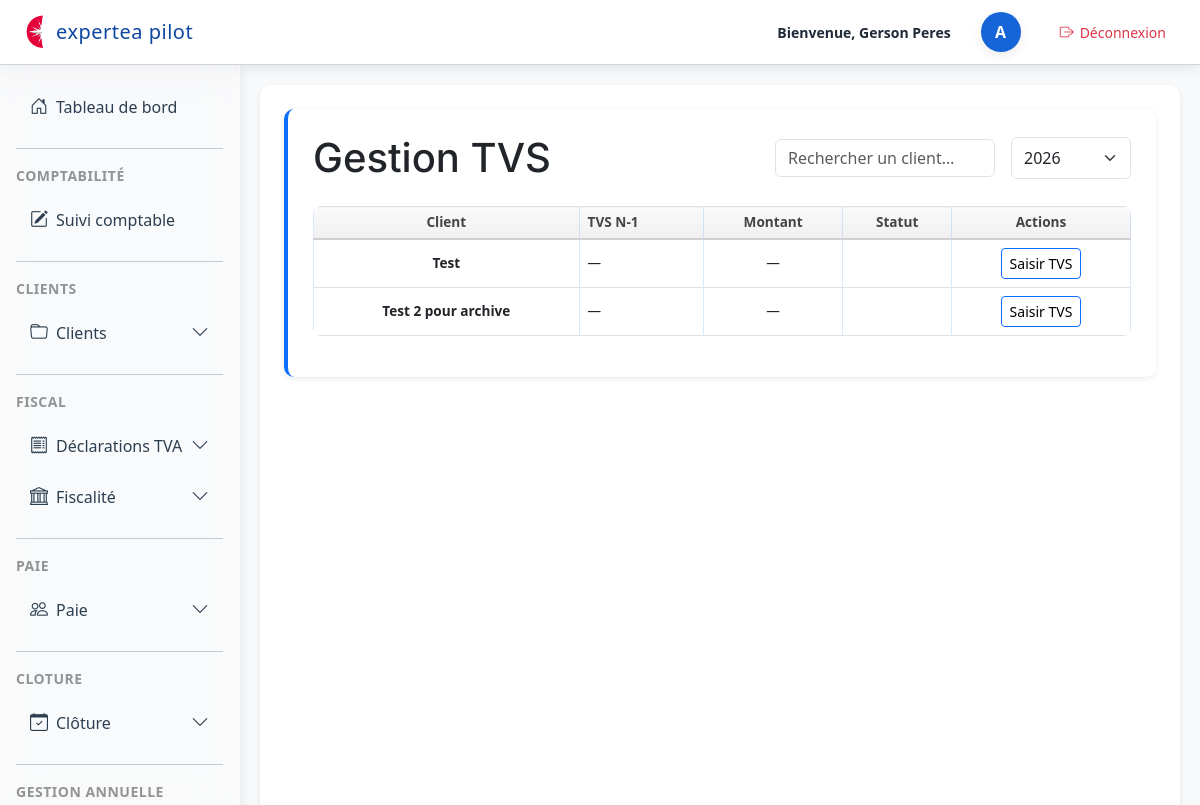
The page /dossiers/tvs/gestion/2/ (signed in) on the database its author committed.
### dossiers/models.py (models this page shows, shortened)
class ClientModuleFiscal(models.Model):
    client = models.ForeignKey(Client, on_delete=models.CASCADE)
    module = models.ForeignKey(ModuleFiscal, on_delete=models.CASCADE)
    annee = models.ForeignKey(AnneeFiscale, on_delete=models.CASCADE)
    class Meta:
        unique_together = ("client", "module", "annee")

class Client(models.Model):
    REGIME_IMPOSITION_CHOICES = [
        ('IS', 'IS'),
        ('IR', 'IR'),
        ("RS", "Réel simplifié"),
        ("RN", "Réel normal"),
        ("MICRO", "Micro"),
        ("IR_CRL", "IR (CRL)"),
    ]
    REGIME_TVA_CHOICES = [
        ('CA3M', 'CA3 mensuelle'),
        ('CA3T', 'CA3 trimestrielle'),
        ('CA12', 'CA12'),
        ('FRANCHISE', 'Franchise'),
        ('EXO', 'Exonéré'),
    ]
    PERIODICITE_CHOICES = [
        ('MENSUEL', 'Mensuel'),
        ('TRIMESTRIEL', 'Trimestriel'),
        ('ANNUEL', 'Annuel'),
        ('REGULIER', 'Régulier'),
    ]
    user = models.OneToOneField(
        User,
        on_delete=models.CASCADE,
        null=True,
        blank=True,
        help_text="Utilisateur associé à ce client"
    )
    numero = models.IntegerField(null=True, blank=True)
    nom = models.CharField(max_length=255)
    forme_juridique = models.CharField(max_length=50)
    regime_imposition = models.CharField(
        max_length=20,
        choices=REGIME_IMPOSITION_CHOICES,
        null=True,
        blank=True
    )
    date_cloture = models.CharField(max_length=10, blank=True, null=True)
    regime_tva = models.CharField(
        max_length=20,
        choices=REGIME_TVA_CHOICES
    )
    periodicite = models.CharField(
        max_length=20,
        choices=PERIODICITE_CHOICES,
        null=True,
        blank=True,
        verbose_name="Périodicité de la saisie",
    )
    jour_echeance_tva = models.PositiveSmallIntegerField(
        blank=True,
        null=True,
        help_text="Jour du mois pour l'échéance TVA (1 à 31)"
    )
    commentaires = models.TextField(blank=True)
    archive = models.BooleanField(default=False)
    module_saisie = models.BooleanField(default=False, verbose_name="Saisie comptable")
    module_tva = models.BooleanField(default=False)
    module_cfe = models.BooleanField(default=False, verbose_name="CFE")
    module_cvae = models.BooleanField(default=False, verbose_name="CVAE")
    module_tvs = models.BooleanField(default=False, verbose_name="TVS")
    module_cloture = models.BooleanField(default=False, verbose_name="Clôture")
    module_dividendes = models.BooleanField(default=False, verbose_name="Dividendes")
    module_social = models.BooleanField(default=False, verbose_name="Social")
    module_ir = models.BooleanField(default=False, verbose_name="IR personnel")
    module_suivi_mission = models.BooleanField(default=False, verbose_name="Suivi mission et LAB")
    module_paie = models.BooleanField(default=False, verbose_name="Module Paie")

class TVSDeclaration(models.Model):
    client_module = models.OneToOneField(
        ClientModuleFiscal,
        on_delete=models.CASCADE,
        related_name="tvs_declaration"
    )
    tvs_n_1 = models.DecimalField(max_digits=10, decimal_places=2, default=0)
    vehicule = models.BooleanField(default=False)
    soumis_tvs_n = models.BooleanField(default=False)
    formulaire = models.CharField(max_length=255, blank=True, null=True)
    montant = models.DecimalField(max_digits=10, decimal_places=2, default=0)
    statut_tvs = models.CharField(max_length=20, blank=True, null=True)
    info_vehicule = models.CharField(max_length=255, blank=True, null=True)
    date_achat = models.DateField(blank=True, null=True)
    date_cession = models.DateField(blank=True, null=True)

### dossiers/views.py (the view)
# urls.py: path("tvs/gestion/<int:annee_id>/", views.tvs_gestion, name="tvs_gestion"),
@login_required
def tvs_gestion(request, annee_id):
    annee = get_object_or_404(AnneeFiscale, id=annee_id)
    annees = AnneeFiscale.objects.all().order_by("-annee")
    cms = (
        ClientModuleFiscal.objects
        .filter(annee=annee, module__nom="TVS")
        .select_related("client", "annee")
        .prefetch_related("tvs_declaration")
    )
    for cm in cms:
        if not hasattr(cm, "tvs_declaration"):
            cm.tvs_declaration, _ = TVSDeclaration.objects.get_or_create(client_module=cm)
    return render(request, "tvs/tvs_gestion.html", {
        "annee": annee,
        "annees": annees,
        "cms": cms,
    })

### dossiers/templates/tvs/tvs_gestion.html (shortened to what this page needs)
{% extends "base.html" %}
{% block content %}
<section class="section">
<div class="d-flex justify-content-between align-items-center mb-4">
    <h1 class="m-0">Gestion TVS</h1>
    <div class="d-flex align-items-center gap-3">
        <input type="text" id="searchInput" class="form-control"
               placeholder="Rechercher un client…" style="width:220px;">
        <form method="GET" class="m-0">
            <select name="annee" class="form-select py-2"
                    style="width:120px;" onchange="this.form.submit()">
                {% for a in annees %}
                    <option value="{{ a.annee }}" {% if a.annee == annee.annee %}selected{% endif %}>
                        {{ a.annee }}
                    </option>
                {% endfor %}
            </select>
        </form>
    </div>
</div>
<table class="table table-bordered align-middle mt-4">
    <thead class="table-light">
        <tr>
            <th>Client</th>
            <th>TVS N‑1</th>
            <th>Montant</th>
            <th>Statut</th>
            <th>Actions</th>
        </tr>
    </thead>
    <tbody>
    {% for cm in cms %}
        {% with decl=cm.tvs_declaration %}
        <tr>
            <td><strong>{{ cm.client.nom }}</strong></td>
            <td>{{ decl.tvs_n_1|default:"—" }}</td>
            <td>{{ decl.montant|default:"—" }}</td>
            <td>
            </td>
            <td>
                <a href="{% url 'tvs_saisie' cm.id %}" class="btn btn-sm btn-outline-primary">
                    Saisir TVS
                </a>
            </td>
        </tr>
        {% endwith %}
    {% endfor %}
    </tbody>
</table>
</section>
{% endblock %}

### dossiers/templates/base.html (shortened to what this page needs)
<!DOCTYPE html>
<html lang="fr">
<head>
    {% load static %}
    <link rel="stylesheet" href="{% static 'css/base.css' %}">
    <link rel="stylesheet" href="{% static 'css/dashboard.css' %}">
    <link rel="stylesheet"
          href="https://cdn.jsdelivr.net/npm/bootstrap@5.3.0/dist/css/bootstrap.min.css">
    <link rel="stylesheet"
      href="https://cdn.jsdelivr.net/npm/bootstrap-icons@1.11.3/font/bootstrap-icons.css">
</head>
<body class="bg-light">
<header class="top-header">
    <div class="header-left">
        <img src="{% static 'img/logo.png' %}" alt="Logo" class="header-logo">
        <span class="header-title">expertea pilot</span>
    </div>
    <div class="header-right">
        <span class="welcome-text">Bienvenue, {{request.user.get_full_name }}</span>
        <div class="avatar-circle d-flex justify-content-center align-items-center"
             style="width:40px; height:40px; border-radius:50%; background:#1565d8; color:white; font-weight:600; margin-left:15px;">
            {{ user.username|first|upper }}
        </div>
<a href="{% url 'logout' %}"
   class="btn btn-sm d-flex align-items-center"
   style="margin-left: 15px; background:white; color:#dc3545; border-radius:12px;">
    <i class="bi bi-box-arrow-right" style="margin-right:6px;"></i>
    Déconnexion
</a>
    </div>
</header>
<div class="layout-container d-flex w-100">
    <div class="sidebar-column position-relative d-flex flex-column">
        <aside id="sidebar" class="sidebar p-3">
            <nav class="nav flex-column">
<a class="nav-link d-flex align-items-center gap-2 {% if request.resolver_match.url_name == 'dashboard' %}active{% endif %}"
   href="{% url 'user_space' %}">
    <i class="bi bi-house-door"></i>
    <span class="sidebar-text">Tableau de bord</span>
</a>
                <hr class="sidebar-separator my-3 opacity-25">
                <div class="sidebar-section-title text-uppercase small opacity-75 mb-2">
                    Comptabilité
                </div>
                <a class="nav-link text-white d-flex align-items-center gap-2 {% if request.resolver_match.url_name == 'liste_suivi_comptable' %}active{% endif %}"
                   href="{% url 'liste_suivi_comptable' %}">
                    <i class="bi bi-pencil-square"></i>
                    <span class="sidebar-text">Suivi comptable</span>
                </a>
                <hr class="sidebar-separator my-3 opacity-25">
                <div class="sidebar-section-title text-uppercase small opacity-75 mb-2">
                    CLIENTS
                </div>
                <div class="nav-item">
                    <a class="nav-link text-white d-flex align-items-center gap-2"
                       data-bs-toggle="collapse"
                       href="#menuCLIENTS"
                       role="button"
                       aria-expanded="false"
                       aria-controls="menuCLIENTS">
                        <i class="bi bi-folder"></i>
                        <span class="sidebar-text">Clients</span>
                        <i class="bi bi-chevron-down ms-auto small"></i>
                    </a>
                </div>
                <hr class="sidebar-separator my-3 opacity-25">
                <div class="sidebar-section-title text-uppercase small opacity-75 mb-2">
                    FISCAL
                </div>
                <div class="nav-item">
                    <a class="nav-link text-white d-flex align-items-center gap-2"
                       data-bs-toggle="collapse"
                       href="#menuTVA"
                       role="button"
                       aria-expanded="false"
                       aria-controls="menuTVA">
                        <i class="bi bi-receipt"></i>
                        <span class="sidebar-text">Déclarations TVA</span>
                        <i class="bi bi-chevron-down ms-auto small"></i>
                    </a>
                </div>
		<div class="nav-item">
		    <a class="nav-link text-white d-flex align-items-center gap-2"
		       data-bs-toggle="collapse"
		       href="#menuFISCAL"
		       role="button"
		       aria-expanded="false"
		       aria-controls="menuFISCAL">
		        <i class="bi bi-bank"></i>
		        <span class="sidebar-text">Fiscalité</span>
		        <i class="bi bi-chevron-down ms-auto small"></i>
		    </a>
</div>
		<hr class="sidebar-separator my-3 opacity-25">
		<div class="sidebar-section-title text-uppercase small opacity-75 mb-2">
		    Paie
		</div>
		<div class="nav-item">
		    <a class="nav-link text-white d-flex align-items-center gap-2"
		       data-bs-toggle="collapse"
		       href="#menuPAIE"
		       role="button"
		       aria-expanded="false"
		       aria-controls="menuPAIE">
		        <i class="bi bi-people"></i>
		        <span class="sidebar-text">Paie</span>
		        <i class="bi bi-chevron-down ms-auto small"></i>
		    </a>
    </div>
<hr class="sidebar-separator my-3 opacity-25">
<div class="sidebar-section-title text-uppercase small opacity-75 mb-2">
    CLOTURE
</div>
<div class="nav-item">
    <a class="nav-link text-white d-flex align-items-center gap-2"
       data-bs-toggle="collapse"
       href="#menuCLOTURE"
       role="button"
       aria-expanded="false"
       aria-controls="menuCLOTURE">
        <i class="bi bi-calendar-check"></i>
        <span class="sidebar-text">Clôture</span>
        <i class="bi bi-chevron-down ms-auto small"></i>
    </a>
</div>
		<hr class="sidebar-separator my-3 opacity-25">
		<div class="sidebar-section-title text-uppercase small opacity-75 mb-2">
		    Gestion Annuelle
		</div>
            </nav>
        </aside>
    </div>
    <main class="flex-grow-1 p-4">
        {% block content %}
        {% endblock %}
    </main>
</div>
</body>
</html>

### rows shown on the page
ClientModuleFiscal: client.nom "Test", tvs_declaration.tvs_n_1 "—", tvs_declaration.montant "—"
ClientModuleFiscal: client.nom "Test 2 pour archive", tvs_declaration.tvs_n_1 "—", tvs_declaration.montant "—"

### other values the page prints
{{ request.user.get_full_name }} "Gerson Peres"
{{ user.username|first|upper }} "A"
form field annee "2026"
